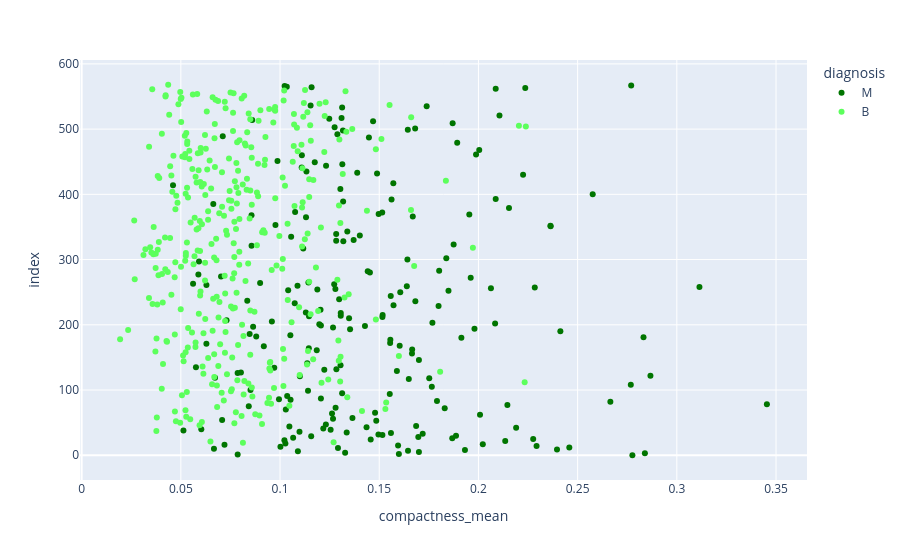
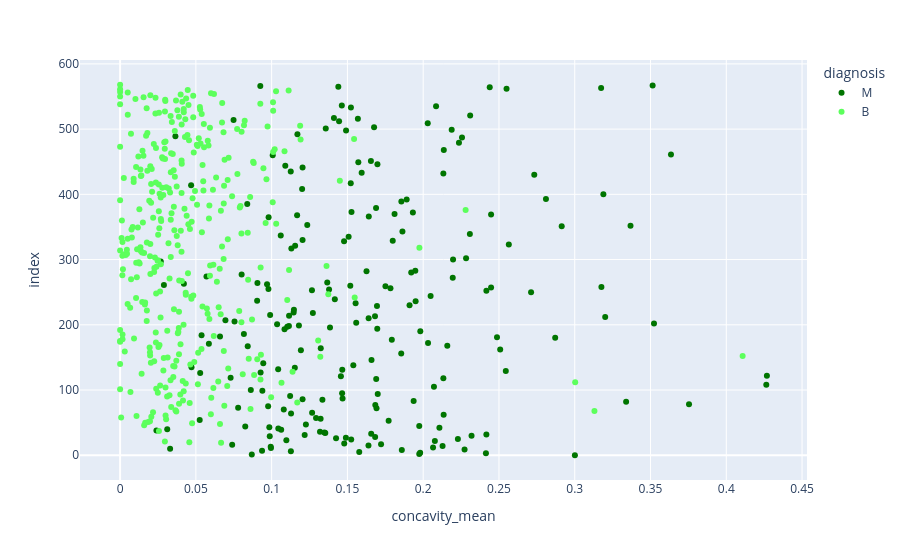
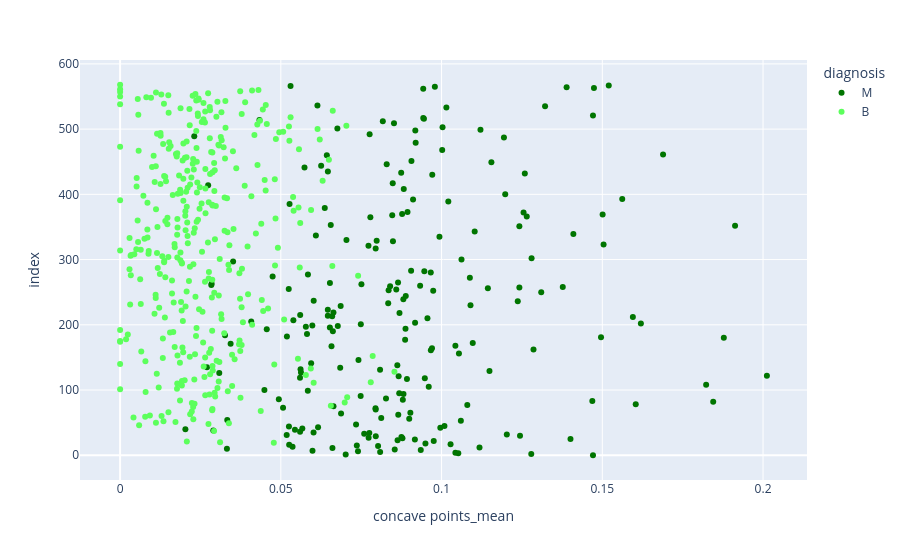

The code cell stored with these charts, in order, in its notebook:
### Code cell
for column in df.drop("diagnosis", axis=1).columns[5:10]:
    fig = px.scatter(data_frame=df, x=column, color="diagnosis", color_discrete_sequence=['#007500','#5CFF5C'])
    fig.show()

### Figure 1 — Plotly figure (JSON) as saved in the notebook; plotly's stock layout.template omitted (floating-point values rounded to 4 significant figures; data arrays with more than 128 entries replaced by an {"elided": "..."} marker saying what was removed)
{"data": [{"hovertemplate": "diagnosis=M<br>compactness_mean=%{x}<br>index=%{y}<extra></extra>", "legendgroup": "M", "marker": {"color": "#007500", "symbol": "circle"}, "mode": "markers", "name": "M", "orientation": "h", "showlegend": true, "type": "scatter", "x": {"elided": "212 float values"}, "xaxis": "x", "y": {"elided": "212 int values"}, "yaxis": "y"}, {"hovertemplate": "diagnosis=B<br>compactness_mean=%{x}<br>index=%{y}<extra></extra>", "legendgroup": "B", "marker": {"color": "#5CFF5C", "symbol": "circle"}, "mode": "markers", "name": "B", "orientation": "h", "showlegend": true, "type": "scatter", "x": {"elided": "357 float values"}, "xaxis": "x", "y": {"elided": "357 int values"}, "yaxis": "y"}], "layout": {"legend": {"title": {"text": "diagnosis"}, "tracegroupgap": 0}, "margin": {"t": 60}, "xaxis": {"anchor": "y", "domain": [0, 1], "title": {"text": "compactness_mean"}}, "yaxis": {"anchor": "x", "domain": [0, 1], "title": {"text": "index"}}}}

### Figure 2 — Plotly figure (JSON) as saved in the notebook; plotly's stock layout.template omitted (floating-point values rounded to 4 significant figures; data arrays with more than 128 entries replaced by an {"elided": "..."} marker saying what was removed)
{"data": [{"hovertemplate": "diagnosis=M<br>concavity_mean=%{x}<br>index=%{y}<extra></extra>", "legendgroup": "M", "marker": {"color": "#007500", "symbol": "circle"}, "mode": "markers", "name": "M", "orientation": "h", "showlegend": true, "type": "scatter", "x": {"elided": "212 float values"}, "xaxis": "x", "y": {"elided": "212 int values"}, "yaxis": "y"}, {"hovertemplate": "diagnosis=B<br>concavity_mean=%{x}<br>index=%{y}<extra></extra>", "legendgroup": "B", "marker": {"color": "#5CFF5C", "symbol": "circle"}, "mode": "markers", "name": "B", "orientation": "h", "showlegend": true, "type": "scatter", "x": {"elided": "357 float values"}, "xaxis": "x", "y": {"elided": "357 int values"}, "yaxis": "y"}], "layout": {"legend": {"title": {"text": "diagnosis"}, "tracegroupgap": 0}, "margin": {"t": 60}, "xaxis": {"anchor": "y", "domain": [0, 1], "title": {"text": "concavity_mean"}}, "yaxis": {"anchor": "x", "domain": [0, 1], "title": {"text": "index"}}}}

### Figure 3 — Plotly figure (JSON) as saved in the notebook; plotly's stock layout.template omitted (floating-point values rounded to 4 significant figures; data arrays with more than 128 entries replaced by an {"elided": "..."} marker saying what was removed)
{"data": [{"hovertemplate": "diagnosis=M<br>concave points_mean=%{x}<br>index=%{y}<extra></extra>", "legendgroup": "M", "marker": {"color": "#007500", "symbol": "circle"}, "mode": "markers", "name": "M", "orientation": "h", "showlegend": true, "type": "scatter", "x": {"elided": "212 float values"}, "xaxis": "x", "y": {"elided": "212 int values"}, "yaxis": "y"}, {"hovertemplate": "diagnosis=B<br>concave points_mean=%{x}<br>index=%{y}<extra></extra>", "legendgroup": "B", "marker": {"color": "#5CFF5C", "symbol": "circle"}, "mode": "markers", "name": "B", "orientation": "h", "showlegend": true, "type": "scatter", "x": {"elided": "357 float values"}, "xaxis": "x", "y": {"elided": "357 int values"}, "yaxis": "y"}], "layout": {"legend": {"title": {"text": "diagnosis"}, "tracegroupgap": 0}, "margin": {"t": 60}, "xaxis": {"anchor": "y", "domain": [0, 1], "title": {"text": "concave points_mean"}}, "yaxis": {"anchor": "x", "domain": [0, 1], "title": {"text": "index"}}}}
